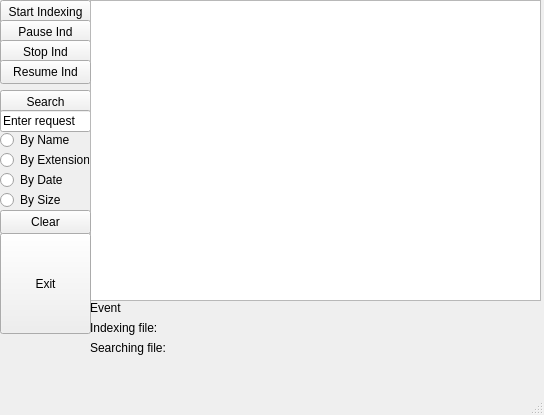
<?xml version="1.0" encoding="UTF-8"?>
<ui version="4.0">
 <class>Interface</class>
 <widget class="QMainWindow" name="Interface">
  <property name="geometry">
   <rect>
    <x>0</x>
    <y>0</y>
    <width>544</width>
    <height>415</height>
   </rect>
  </property>
  <property name="windowTitle">
   <string>Interface</string>
  </property>
  <widget class="QWidget" name="centralwidget">
   <widget class="QRadioButton" name="ByNameRadio">
    <property name="enabled">
     <bool>true</bool>
    </property>
    <property name="geometry">
     <rect>
      <x>0</x>
      <y>130</y>
      <width>89</width>
      <height>20</height>
     </rect>
    </property>
    <property name="text">
     <string>By Name</string>
    </property>
   </widget>
   <widget class="QRadioButton" name="ByExtensionRadio">
    <property name="geometry">
     <rect>
      <x>0</x>
      <y>150</y>
      <width>89</width>
      <height>20</height>
     </rect>
    </property>
    <property name="text">
     <string>By Extension</string>
    </property>
   </widget>
   <widget class="QRadioButton" name="ByDateRadio">
    <property name="geometry">
     <rect>
      <x>0</x>
      <y>170</y>
      <width>89</width>
      <height>20</height>
     </rect>
    </property>
    <property name="text">
     <string>By Date</string>
    </property>
   </widget>
   <widget class="QRadioButton" name="BySizeRadio">
    <property name="geometry">
     <rect>
      <x>0</x>
      <y>190</y>
      <width>89</width>
      <height>20</height>
     </rect>
    </property>
    <property name="text">
     <string>By Size</string>
    </property>
   </widget>
   <widget class="QPushButton" name="StartIndexingButton">
    <property name="geometry">
     <rect>
      <x>0</x>
      <y>0</y>
      <width>91</width>
      <height>24</height>
     </rect>
    </property>
    <property name="text">
     <string>Start Indexing</string>
    </property>
   </widget>
   <widget class="QPushButton" name="PauseIndexingButton">
    <property name="geometry">
     <rect>
      <x>0</x>
      <y>20</y>
      <width>91</width>
      <height>24</height>
     </rect>
    </property>
    <property name="text">
     <string>Pause Ind</string>
    </property>
   </widget>
   <widget class="QPushButton" name="StopIndexingButton">
    <property name="geometry">
     <rect>
      <x>0</x>
      <y>40</y>
      <width>91</width>
      <height>24</height>
     </rect>
    </property>
    <property name="text">
     <string>Stop Ind</string>
    </property>
   </widget>
   <widget class="QPushButton" name="SearchButton">
    <property name="geometry">
     <rect>
      <x>0</x>
      <y>90</y>
      <width>91</width>
      <height>24</height>
     </rect>
    </property>
    <property name="text">
     <string>Search</string>
    </property>
   </widget>
   <widget class="QLineEdit" name="SearchRequestLine">
    <property name="geometry">
     <rect>
      <x>0</x>
      <y>110</y>
      <width>91</width>
      <height>22</height>
     </rect>
    </property>
    <property name="text">
     <string>Enter request</string>
    </property>
   </widget>
   <widget class="QListWidget" name="SearchResultList">
    <property name="geometry">
     <rect>
      <x>90</x>
      <y>0</y>
      <width>451</width>
      <height>301</height>
     </rect>
    </property>
   </widget>
   <widget class="QLabel" name="print">
    <property name="geometry">
     <rect>
      <x>90</x>
      <y>300</y>
      <width>451</width>
      <height>16</height>
     </rect>
    </property>
    <property name="text">
     <string>Event</string>
    </property>
   </widget>
   <widget class="QPushButton" name="ClearResult">
    <property name="geometry">
     <rect>
      <x>0</x>
      <y>210</y>
      <width>91</width>
      <height>24</height>
     </rect>
    </property>
    <property name="text">
     <string>Clear</string>
    </property>
   </widget>
   <widget class="QPushButton" name="ExitButton">
    <property name="geometry">
     <rect>
      <x>0</x>
      <y>233</y>
      <width>91</width>
      <height>101</height>
     </rect>
    </property>
    <property name="text">
     <string>Exit</string>
    </property>
   </widget>
   <widget class="QPushButton" name="ResumeIndexingButton">
    <property name="geometry">
     <rect>
      <x>0</x>
      <y>60</y>
      <width>91</width>
      <height>24</height>
     </rect>
    </property>
    <property name="text">
     <string>Resume Ind</string>
    </property>
   </widget>
   <widget class="QLabel" name="indexlabel">
    <property name="geometry">
     <rect>
      <x>90</x>
      <y>320</y>
      <width>451</width>
      <height>16</height>
     </rect>
    </property>
    <property name="text">
     <string>Indexing file:</string>
    </property>
   </widget>
   <widget class="QLabel" name="searchlabel">
    <property name="geometry">
     <rect>
      <x>90</x>
      <y>340</y>
      <width>451</width>
      <height>16</height>
     </rect>
    </property>
    <property name="text">
     <string>Searching file:</string>
    </property>
   </widget>
  </widget>
  <widget class="QMenuBar" name="menubar">
   <property name="geometry">
    <rect>
     <x>0</x>
     <y>0</y>
     <width>544</width>
     <height>22</height>
    </rect>
   </property>
  </widget>
  <widget class="QStatusBar" name="statusbar"/>
 </widget>
 <resources/>
 <connections/>
</ui>
